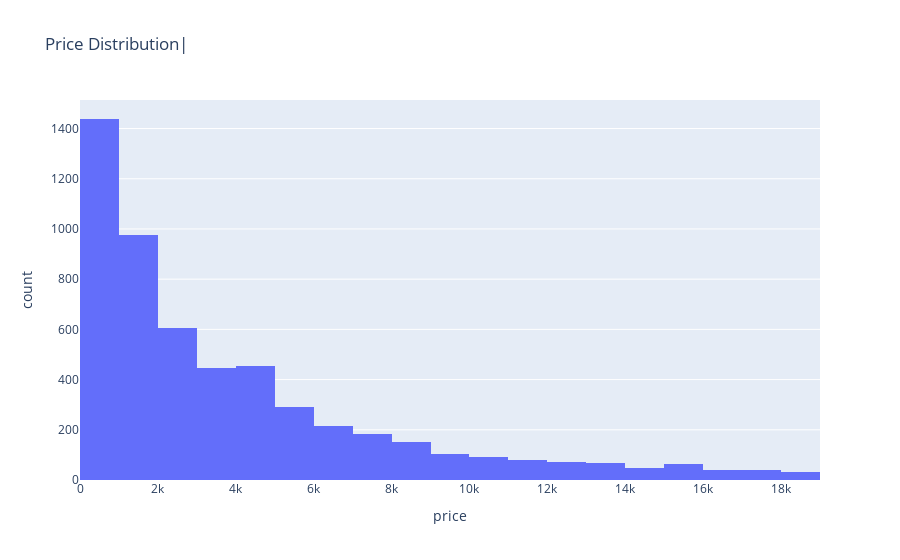

Notebook code cell kept with this figure:
### Code cell
fig = px.histogram(df,x='price',nbins=20,
                   title='Price Distribution|'
                   )
fig.show()

### Figure 1 — Plotly figure (JSON) as saved in the notebook; plotly's stock layout.template omitted (floating-point values rounded to 4 significant figures; data arrays with more than 128 entries replaced by an {"elided": "..."} marker saying what was removed)
{"data": [{"bingroup": "x", "hovertemplate": "price=%{x}<br>count=%{y}<extra></extra>", "legendgroup": "", "marker": {"color": "#636efa", "pattern": {"shape": ""}}, "name": "", "nbinsx": 20, "orientation": "v", "showlegend": false, "type": "histogram", "x": {"elided": "5394 int values"}, "xaxis": "x", "yaxis": "y"}], "layout": {"barmode": "relative", "legend": {"tracegroupgap": 0}, "title": {"text": "Price Distribution|"}, "xaxis": {"anchor": "y", "domain": [0, 1], "title": {"text": "price"}}, "yaxis": {"anchor": "x", "domain": [0, 1], "title": {"text": "count"}}}}
